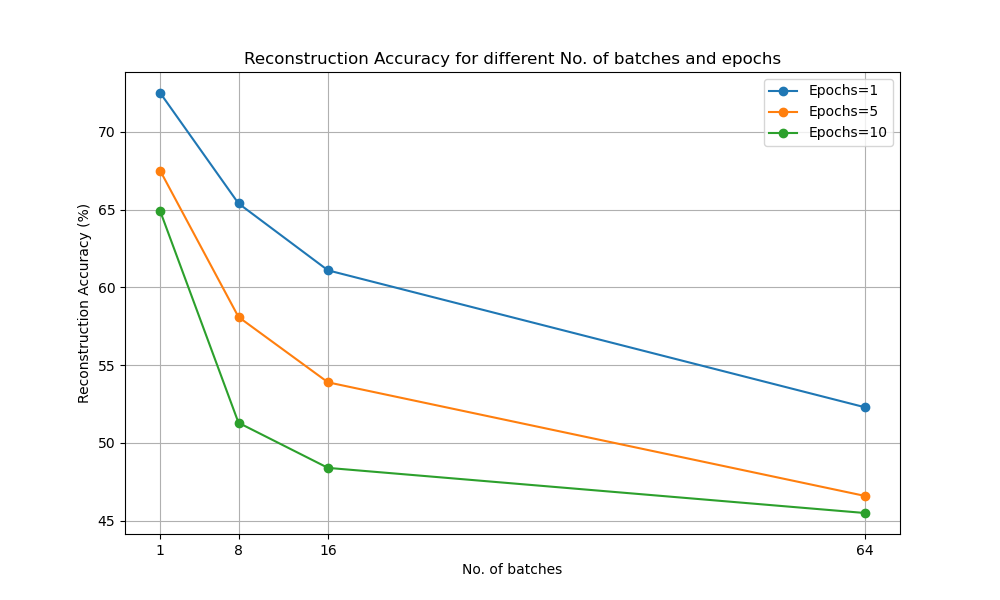

Here is the Python script that generated this plot:
import matplotlib.pyplot as plt

# Data
batches = [1, 8, 16, 64]
epochs_1 = [72.5, 65.4, 61.1, 52.3]
epochs_5 = [67.5, 58.1, 53.9, 46.6]
epochs_10 = [64.9, 51.3, 48.4, 45.5]

# Plotting
plt.figure(figsize=(10, 6))

plt.plot(batches, epochs_1, marker='o', label='Epochs=1')
plt.plot(batches, epochs_5, marker='o', label='Epochs=5')
plt.plot(batches, epochs_10, marker='o', label='Epochs=10')

plt.title('Reconstruction Accuracy for different No. of batches and epochs')
plt.xlabel('No. of batches')
plt.ylabel('Reconstruction Accuracy (%)')
plt.xticks(batches)
plt.legend()
plt.grid(True)
plt.show()
